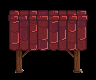

Tiled map render using the project's own tile images. Description and the whole map definition, tile-layer contents included, below:
An orthogonal 6x5 tile map with 16x16 px tiles, 1 tile layer (AlwaysFront).

<map version="1.10" tiledversion="1.11.2" orientation="orthogonal" renderorder="right-down" compressionlevel="0" width="6" height="5" tilewidth="16" tileheight="16" infinite="0" nextlayerid="8" nextobjectid="1">
 <tileset firstgid="1" source="master_canopies.tsx" /><layer id="4" name="AlwaysFront" width="6" height="5">
  <data encoding="csv">
871,872,873,874,875,876,
925,926,927,928,929,930,
979,980,981,982,983,984,
1033,1034,1035,1036,1037,1038,
1087,1088,1089,0,1091,1092
</data>
 </layer>
</map>
